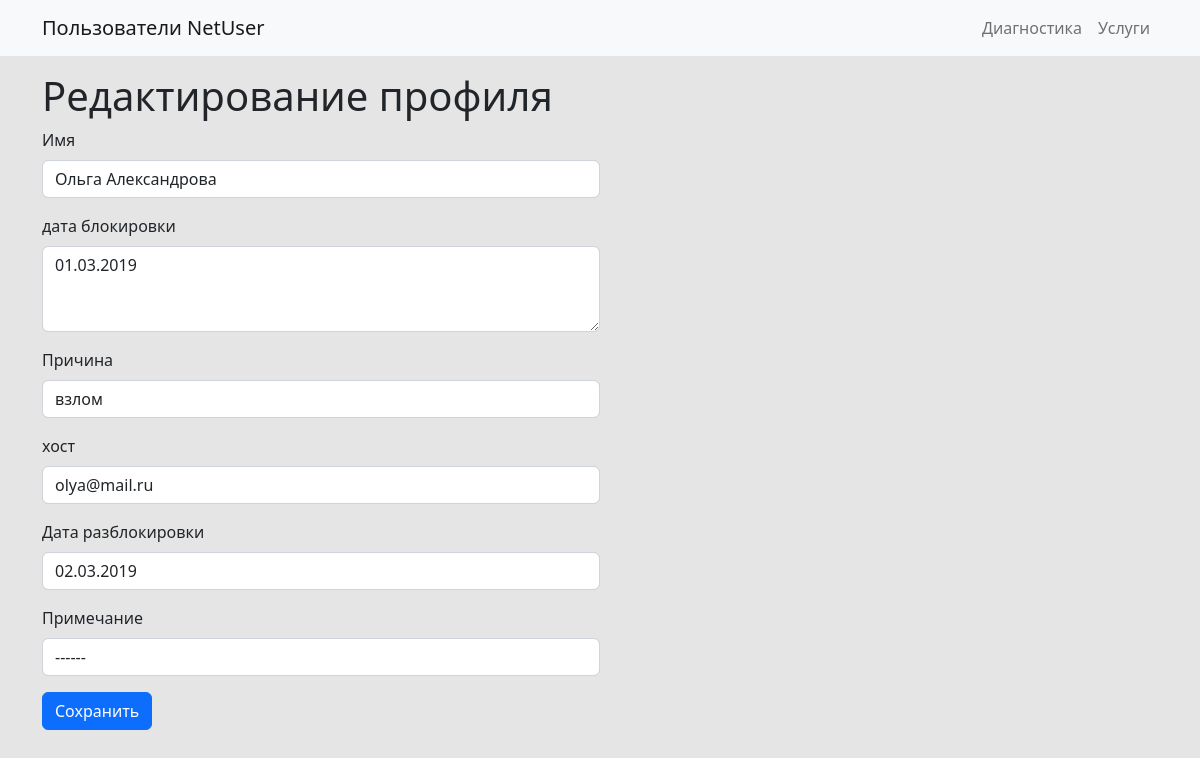
The page /edit/3 on the database its author committed.
### models.py (models this page shows, shortened)
class User(db.Model):
    id = db.Column(db.Integer, primary_key=True)
    name = db.Column(db.String(50), nullable=False)
    date_block = db.Column(db.String(50), nullable=False)
    cause = db.Column(db.String(50), nullable=False)
    host = db.Column(db.String(50), nullable=False)
    date_unblock = db.Column(db.String(50) , nullable=False)
    note = db.Column(db.String(50) , nullable=False)

### app.py (the view, shortened to what this page needs)
@app.route('/edit/<int:id>', methods=['GET', 'POST'])
def edit_patient(id):
    patient = User.query.get_or_404(id)
    return render_template('edit.html', patient=patient)

### templates/edit.html
{% extends 'base.html' %}
{% block content %}
    <h1>Редактирование профиля</h1>
    <div class="col-6">
    <form method="post" action="{{ url_for('edit_patient', id=patient.id) }}">
        <div class="mb-3">
            <label for="name" class="form-label">Имя</label>
            <input type="text" class="form-control" id="name" name="name" value="{{ patient.name }}" required>
        </div>
        <div class="mb-3">
            <label for="date_block" class="form-label">дата блокировки</label>
            <textarea class="form-control" id="date_block" name="date_block" rows="3" required>{{ patient.date_block }}</textarea>
        </div>
        <div class="mb-3">
            <label for="cause" class="form-label">Причина</label>
            <input type="text" class="form-control" id="cause" name="cause" value="{{ patient.cause }}" required>
        </div>
        <div class="mb-3">
            <label for="host" class="form-label">хост</label>
            <input type="text" class="form-control" id="host" name="host" value="{{ patient.host }}" required>
        </div>
        <div class="mb-3">
            <label for="date_unblock" class="form-label">Дата разблокировки</label>
            <input type="text" class="form-control" id="date_unblock" name="date_unblock" value="{{ patient.date_unblock }}" required>
        </div>
	<div class="mb-3">
            <label for="note" class="form-label">Примечание</label>
            <input type="text" class="form-control" id="note" name="note" value="{{ patient.note }}" required>
        </div>
        <button type="submit" class="btn btn-primary">Сохранить</button>
    </form>
  </div>
{% endblock %}

### static/custom.css (style rules this page uses)
body { background-color: #e5e5e5; }

### rows shown on the page
User: name "Ольга Александрова", date_block "01.03.2019", cause "взлом", host "olya@mail.ru", date_unblock "02.03.2019", note "------"
